Frame 1 (no input): blank canvas, image omitted
Frame 60 (no input): blank canvas, image omitted
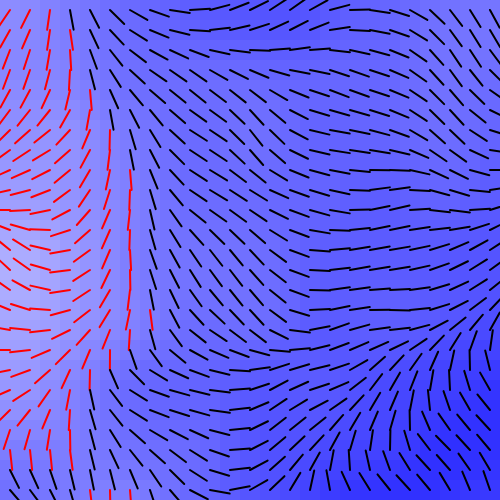
Frame 120 (the mouse pressed at the canvas centre since frame 60)

The p5.js sketch whose frames 1 and 60 were blank and that drew this single picture after the mouse press (run headless with seeded random() and noise() and a simulated clock; from frame 60 on, the mouse is pressed at the canvas centre):

// p5.js sketch
// ── sketch.js
var stepSize = 20;
var gridSize = 0;

function setup() {
  createCanvas(500, 500);
}
///////////////////////////////////////////////////////////////////////
function draw() {
  background(125);

  colorGrid();
  compassGrid();
}
///////////////////////////////////////////////////////////////////////
function colorGrid() {
  // your code here
  for (var x = 0; x < 25; x += 1) {
    for (var y = 0; y < 25; y += 1) {
      var gridX = x * stepSize;
      var gridY = y * stepSize;
      noStroke();
      fill(255);

      var c = map(mouseX, 0, 500, 0, width);
      var n = noise(gridX / 500, gridY / 500, frameCount / c);

      let purp = color(255, 255, 255);
      let blue = color(0, 0, 255);
      colorMode(RGB);
      let polatedColor = lerpColor(blue, purp, n);

      fill(polatedColor);

      rect(gridX, gridY, stepSize, stepSize);
    }
  }

}
///////////////////////////////////////////////////////////////////////
function compassGrid() {
  // your code here
  for (var x = 0; x < 25; x += 1) {
    for (var y = 0; y < 25; y += 1) {
      var gridX = x * stepSize;
      var gridY = y * stepSize;

      var lineX = gridX + (stepSize / 2);
      var lineY = gridY + (stepSize / 2);

      push();
      var c = map(mouseX, 0, 500, 0, width);
      var n = noise(gridX / 500, gridY / 500, frameCount / c);
      var angle = map(n, 0, 1, 0, 720);

      if (angle > 350) // if angle larger than 350, turn line to red.
        stroke(255, 0, 0);
      else
        stroke(0); // else use standard black

      strokeWeight(2);
      translate(lineX, lineY);

      rotate(radians(angle));
      line(0, stepSize, 0, 0);
      pop();
    }
  }
}
